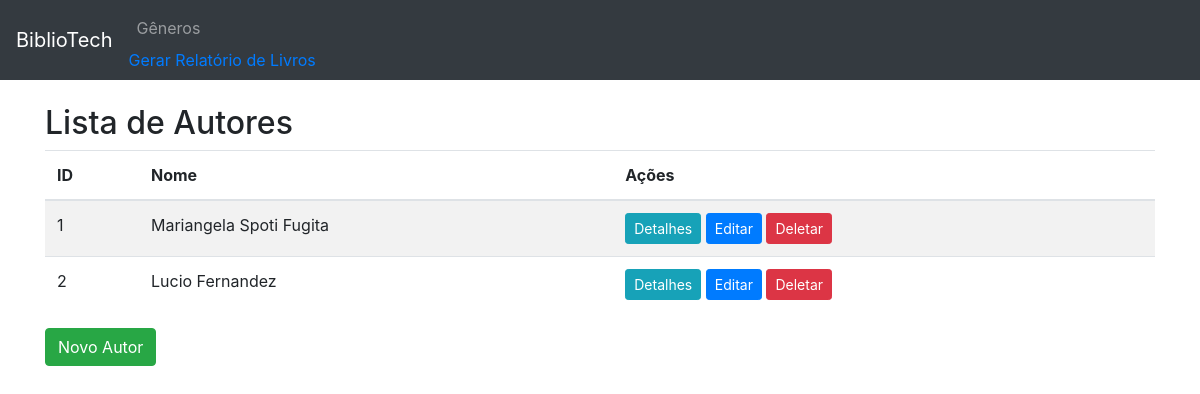
The page /autores/ on the database its author committed.
### appmodelo/models.py (models this page shows, shortened)
class Autor(models.Model):
    nome = models.CharField(max_length=100)

### appmodelo/views.py (the view)
# urls.py: path('autores/', views.lista_autores, name='lista_autores'),
def lista_autores(request):
    autores = Autor.objects.all()
    return render(request, 'lista_autores.html', {'autores': autores})

### appmodelo/templates/lista_autores.html
{% extends 'base.html' %}
{% block content %}
<h2>Lista de Autores</h2>
<table class="table table-striped">
    <thead>
        <tr>
            <th>ID</th>
            <th>Nome</th>
            <th>Ações</th>
        </tr>
    </thead>
    <tbody>
        {% for autor in autores %}
        <tr>
            <td>{{ autor.id }}</td>
            <td>{{ autor.nome }}</td>
            <td>
                <a href="{% url 'detalhes_autor' autor.id %}" class="btn btn-info btn-sm">Detalhes</a>
                <a href="{% url 'editar_autor' autor.id %}" class="btn btn-primary btn-sm">Editar</a>
                <a href="{% url 'deletar_autor' autor.id %}" class="btn btn-danger btn-sm">Deletar</a>
            </td>
        </tr>
        {% endfor %}
    </tbody>
</table>
<a href="{% url 'novo_autor' %}" class="btn btn-success">Novo Autor</a>
{% endblock %}

### rows shown on the page
Autor: id "1", nome "Mariangela Spoti Fugita"
Autor: id "2", nome "Lucio Fernandez"
